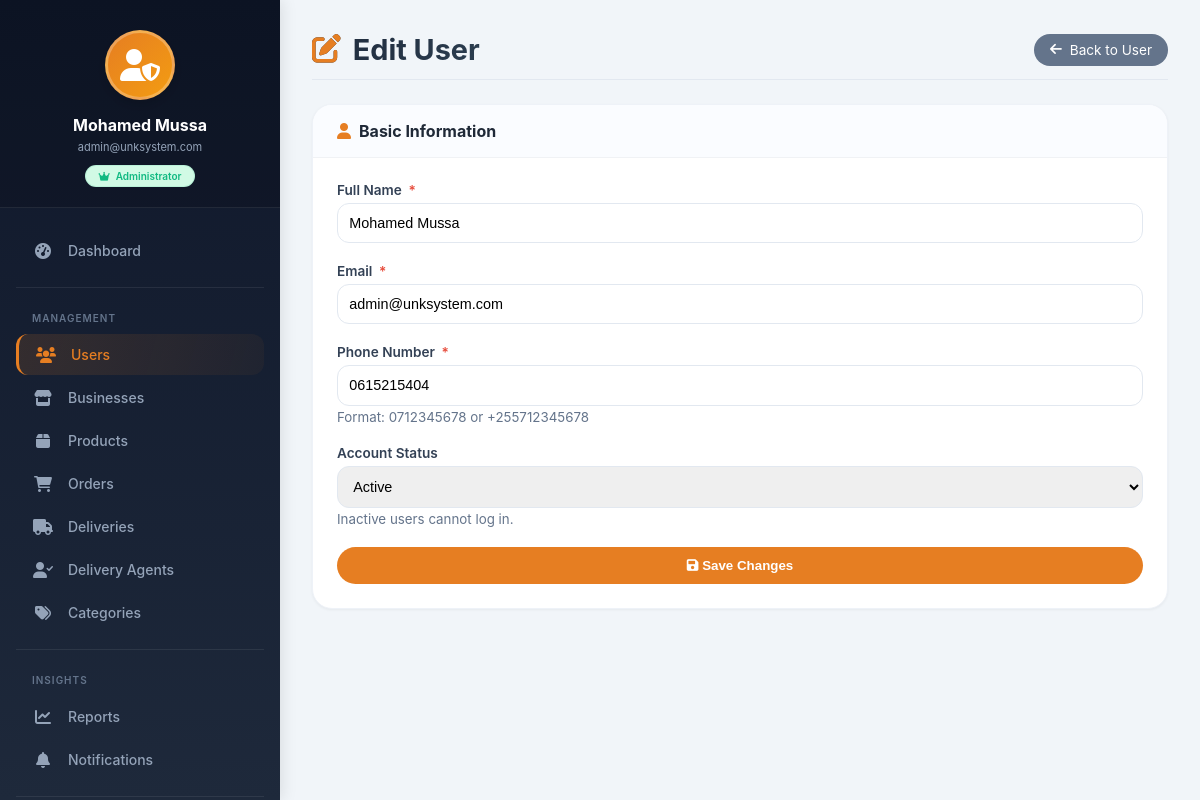
/admin/users/edit.php?id=1 (signed in), run on the app's committed database.
### tables this page shows
CREATE TABLE `users` (
  `user_id` int(11) NOT NULL AUTO_INCREMENT,
  `full_name` varchar(100) NOT NULL,
  `email` varchar(100) NOT NULL,
  `password_hash` varchar(255) NOT NULL,
  `phone` varchar(20) NOT NULL,
  `role` enum('admin','business','customer','delivery') NOT NULL,
  `status` enum('active','inactive','suspended') DEFAULT 'active',
  `last_login` datetime DEFAULT NULL,
  `created_at` timestamp NOT NULL DEFAULT current_timestamp(),
  `updated_at` timestamp NOT NULL DEFAULT current_timestamp() ON UPDATE current_timestamp(),
  PRIMARY KEY (`user_id`),
  UNIQUE KEY `uk_users_email` (`email`),
  KEY `idx_users_role` (`role`),
  KEY `idx_users_status` (`status`),
  KEY `idx_users_email` (`email`),
  KEY `idx_users_phone` (`phone`),
  KEY `idx_users_role_status` (`role`,`status`)
);

### admin/users/edit.php (the view, shortened to what this page needs)
<?php
require_once '../../config/database.php';
$user_id = isset($_GET['id']) ? (int)$_GET['id'] : 0;
$stmt = mysqli_prepare($conn, "SELECT * FROM users WHERE user_id = ?");
mysqli_stmt_bind_param($stmt, 'i', $user_id);
mysqli_stmt_execute($stmt);
$user = mysqli_fetch_assoc(mysqli_stmt_get_result($stmt));
include '../includes/admin_sidebar.php';
?>
<!DOCTYPE html>
<html lang="en">
<head>
    <link rel="stylesheet" href="https://cdnjs.cloudflare.com/ajax/libs/font-awesome/6.0.0/css/all.min.css">
</head>
<body>
<div class="admin-content">
    <div class="page-header">
        <h1><i class="fas fa-edit"></i> Edit User</h1>
        <a href="view.php?id=<?= $user_id ?>" class="btn-back"><i class="fas fa-arrow-left"></i> Back to User</a>
    </div>
    <div class="card">
        <div class="card-header">
            <i class="fas fa-user"></i> Basic Information
        </div>
        <div class="card-body">
            <form method="POST">
                <div class="form-group">
                    <label>Full Name <span class="required-star">*</span></label>
                    <input type="text" name="full_name" class="form-control" value="<?= htmlspecialchars($user['full_name']) ?>" required>
                </div>
                <div class="form-group">
                    <label>Email <span class="required-star">*</span></label>
                    <input type="email" name="email" class="form-control" value="<?= htmlspecialchars($user['email']) ?>" required>
                </div>
                <div class="form-group">
                    <label>Phone Number <span class="required-star">*</span></label>
                    <input type="tel" name="phone" class="form-control" value="<?= htmlspecialchars($user['phone']) ?>" placeholder="0712345678" required>
                    <small style="display: block; margin-top: 0.2rem; color: #64748b;">Format: 0712345678 or +255712345678</small>
                </div>
                <div class="form-group">
                    <label>Account Status</label>
                    <select name="status" class="form-control">
                        <option value="active" <?= $user['status'] === 'active' ? 'selected' : '' ?>>Active</option>
                    </select>
                    <small style="display: block; margin-top: 0.2rem; color: #64748b;">Inactive users cannot log in.</small>
                </div>
                <button type="submit" class="btn-submit"><i class="fas fa-save"></i> Save Changes</button>
            </form>
        </div>
    </div>
</div>
</body>
</html>

### admin/users/edit.php (style rules this page uses)
* { margin: 0; padding: 0; box-sizing: border-box; }
body { font-family: 'Inter', sans-serif; background: #f1f5f9; }
.admin-content { margin-left: 280px; padding: 2rem; min-height: 100vh; transition: all 0.3s; }
.page-header { display: flex; justify-content: space-between; align-items: center; flex-wrap: wrap; gap: 1rem; margin-bottom: 1.5rem; border-bottom: 1px solid #e2e8f0; padding-bottom: 0.75rem; }
.page-header h1 { font-size: 1.8rem; font-weight: 700; background: linear-gradient(135deg, #1e293b, #2c3e50); -webkit-background-clip: text; background-clip: text; color: transparent; display: flex; align-items: center; gap: 0.75rem; }
.page-header h1 i { color: #e67e22; }
.btn-back { background: #64748b; color: white; padding: 0.5rem 1rem; border-radius: 2rem; text-decoration: none; font-size: 0.85rem; display: inline-flex; align-items: center; gap: 0.5rem; }
.card { background: white; border-radius: 1.25rem; border: 1px solid #eef2f8; overflow: hidden; max-width: 1200px; margin: 0 auto; box-shadow: 0 1px 3px rgba(0,0,0,0.05); }
.card-header { padding: 1rem 1.5rem; background: #fafcff; border-bottom: 1px solid #f0f2f5; font-weight: 700; font-size: 1rem; display: flex; align-items: center; gap: 0.5rem; }
.card-header i { color: #e67e22; }
.card-body { padding: 1.5rem; }
.form-group { margin-bottom: 1.25rem; }
.form-group label { display: block; font-weight: 600; font-size: 0.85rem; margin-bottom: 0.3rem; color: #334155; }
.required-star { color: #e74c3c; margin-left: 0.2rem; }
.form-control { width: 100%; padding: 0.7rem; border: 1px solid #e2e8f0; border-radius: 0.75rem; font-size: 0.9rem; transition: 0.2s; }
.btn-submit { background: #e67e22; color: white; border: none; padding: 0.7rem; border-radius: 2rem; font-weight: 600; cursor: pointer; width: 100%; transition: 0.2s; }

### data on the page
users: full_name "Mohamed Mussa", email "admin@unksystem.com", phone "0615215404", status "Active"

### other printed values
substr($admin_name, 0, 22) "Mohamed Mussa"
substr($admin_email, 0, 22) "admin@unksystem.com"
$status_text "Administrator"
